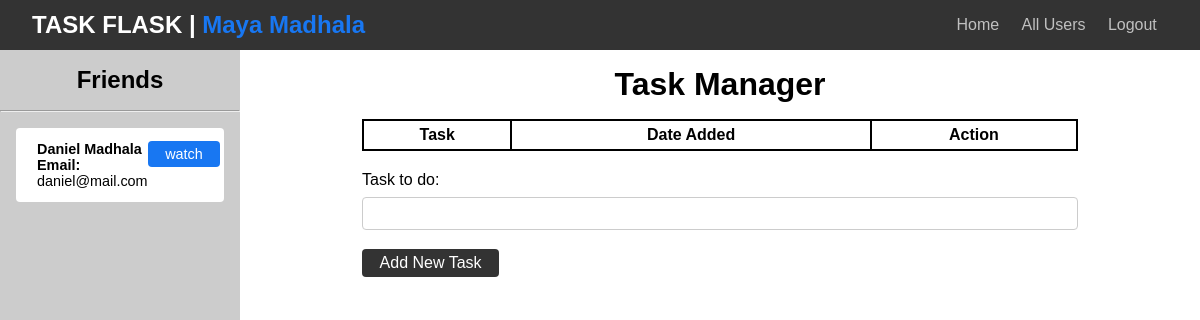
The app's page / (signed in) with its own data.
### app.py (models this page shows, shortened)
class Followers(db.Model):
  __tablename__ = 'followers'
  id = db.Column(db.Integer, primary_key=True)
  user_id = db.Column(db.Integer, db.ForeignKey('user.id'), nullable=False)
  other_user_id = db.Column(db.Integer, db.ForeignKey('user.id'), nullable=False)

class User(db.Model):
  id = db.Column(db.Integer, primary_key=True)
  first_name = db.Column(db.String(20), nullable=False)
  last_name = db.Column(db.String(20), nullable=False)
  email = db.Column(db.String(120), unique=True, nullable=False)
  password = db.Column(db.String(120), nullable=False)
  tasks = db.relationship('Todo', backref='owner', lazy=True)
  friend = db.relationship('Followers',lazy=True,
                            primaryjoin='User.id == Followers.user_id', backref='owner')

### app.py (the view)
@app.route('/' ,methods=['POST', 'GET'])
def index():
  if 'user' and 'username' not in session:
        return redirect(url_for('login'))
  if request.method == 'POST':
        task_content = request.form["content"]
        new_task = Todo(content=task_content, user_id=g.user_id)
        try:
            db.session.add(new_task)
            db.session.commit()
            return redirect(url_for('index'))
        except:
            return 'Error while add new task!!!'
  else:
        tasks =  Todo.query.filter_by(user_id=g.user_id).order_by(Todo.date_time).all()
        friends = Followers.query.filter_by(other_user_id=g.user_id).all()
        return render_template('index.html', task_in_html=tasks, friends=friends)

### app.py (called while the page is built)
@app.before_request
def before_request():
  g.user_id = None
  g.user_name = None
  if 'user' and 'username' in session:
    g.user_id = session['user']
    g.username = session['username']

### templates/index.html (shortened to what this page needs)
{% extends 'base.html' %}
{% block body %}
<div class="content">
  <aside class="friends">
    <h2>Friends</h2>
    <hr>
    <div class="friends-container">
      <ul>
        {% for friend in friends%}
          <li>
            <div class="card bg-white">
              <div class="card-body">
                <p><strong>{{ friend.owner.first_name }} {{ friend.owner.last_name }}</strong></p>
                <p><strong>Email:</strong> {{ friend.owner.email }}</p>
              </div>
              <div>
                <a href="{{ url_for('read_user', user_id=friend.owner.id) }}" class="btn btn-blue">watch</a>
              </div>
            </div>
          </li>
        {% endfor %}
      </ul>
    </div>
  </aside>
  <div class="container tasks">
      <h1>Task Manager</h1>
      <table>
        <tr>
          <th>Task</th>
          <th>Date Added</th>
          <th>Action</th>
        </tr>
      </table>
    <div class="form">
      <form action="{{ url_for('index', id=user_id) }}" method="POST">
        <div class="form-group">
          <label for="content">Task to do:</label>
          <input type="text" name="content" id="content">
        </div>
      <input class="btn btn-dark" type="submit" value="Add New Task">
      </form>
    </div>
  </div>
</div>
{% endblock%}

### static/css/main.css (style rules this page uses)
* { margin: 0; padding: 0; box-sizing: border-box; }
ul { list-style: none; }
a { text-decoration: none; }
body, html { font-family: sans-serif; }
table, td, th { border: 2px solid black; }
table { border-collapse: collapse; width: 100%; }
th { height: 30px; }
.form { margin-top: 20px; }
.container { max-width: 65%; margin:0 auto; padding: 0 2rem; }
.container h1 { text-align: center; margin: 1rem 0; }
.form-group { margin:1.2rem 0 }
.form-group input { display: block; width: 100%; padding: 0.4rem; border: solid 1px #ccc; border-radius: 0.25rem; font-size: 1rem; }
label { display: inline-block; margin-bottom: .5rem; }
.btn { display: inline-block; border: none; border-radius: 0.25rem; padding: 0.3rem 1.1rem; color: #333; font-size: inherit; cursor: pointer; transition: opacity 0.2s ease-in; }
.btn-dark { background: #333; color: #fff; }
.btn-blue { background: #1877f2; color: #fff; }
.content { display: flex; }
.friends { background-color: #ccc; width: 20%; height: 100vh; }
.friends h2 { text-align: center; margin: 1rem 0; }
.tasks { flex-grow: 1; }
.card { background-color: #ccc; display: flex; padding: .75rem 1.25rem; margin: 1rem; border:1px solid transparent; border-radius: .25rem; }
.card-body { flex-grow: 1; }
.friends-container { font-size: 0.9rem; }
.bg-white { background-color: #fff; }

### records on screen
Followers: owner.first_name "Daniel", owner.last_name "Madhala", owner.email "daniel@mail.com"

### other values on screen
{{ g.username }} "Maya Madhala"
